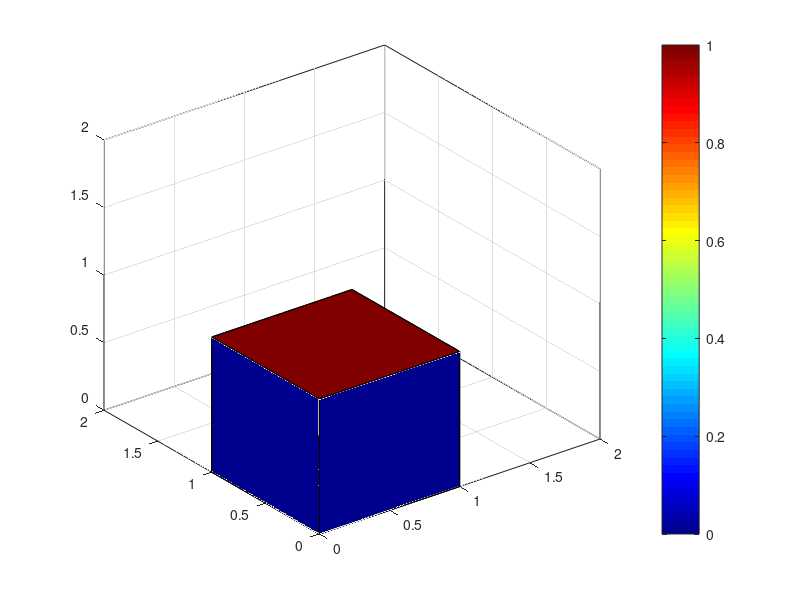

Write the MATLAB code that produced this figure.
clear all; close all; clc;

figure; hold on; box on; grid on;
view(120,30);

xlim([0,2]);
ylim([0,2]);
zlim([0,2]);

x = [0,1,1,0,0,1,1,0];
y = [0,0,1,1,0,0,1,1];
z = [0,0,0,0,1,1,1,1];
c = [0,0,0,0,1,1,1,1];

patch_queue = [1,2,3,4;5,8,7,6;1,5,6,2;2,6,7,3;3,7,8,4;4,8,5,1];

for i = 1:size(patch_queue,1)
    fill3(x(patch_queue(i,:)),y(patch_queue(i,:)),z(patch_queue(i,:)),...
        c(patch_queue(i,:)));
end

colorbar;
colormap jet;